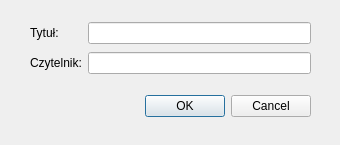
<?xml version="1.0" encoding="UTF-8"?>
<ui version="4.0">
 <class>DialogRent</class>
 <widget class="QDialog" name="DialogRent">
  <property name="geometry">
   <rect>
    <x>0</x>
    <y>0</y>
    <width>340</width>
    <height>145</height>
   </rect>
  </property>
  <property name="windowTitle">
   <string>Dialog</string>
  </property>
  <widget class="QDialogButtonBox" name="buttonBox">
   <property name="geometry">
    <rect>
     <x>10</x>
     <y>90</y>
     <width>301</width>
     <height>32</height>
    </rect>
   </property>
   <property name="orientation">
    <enum>Qt::Horizontal</enum>
   </property>
   <property name="standardButtons">
    <set>QDialogButtonBox::Cancel|QDialogButtonBox::Ok</set>
   </property>
  </widget>
  <widget class="QWidget" name="layoutWidget">
   <property name="geometry">
    <rect>
     <x>30</x>
     <y>20</y>
     <width>281</width>
     <height>56</height>
    </rect>
   </property>
   <layout class="QGridLayout" name="gridLayout">
    <item row="0" column="0">
     <widget class="QLabel" name="label">
      <property name="text">
       <string>Tytuł:</string>
      </property>
     </widget>
    </item>
    <item row="0" column="1">
     <widget class="QLineEdit" name="Title"/>
    </item>
    <item row="1" column="0">
     <widget class="QLabel" name="label_2">
      <property name="text">
       <string>Czytelnik:</string>
      </property>
     </widget>
    </item>
    <item row="1" column="1">
     <widget class="QLineEdit" name="Reader"/>
    </item>
   </layout>
  </widget>
 </widget>
 <resources/>
 <connections>
  <connection>
   <sender>buttonBox</sender>
   <signal>accepted()</signal>
   <receiver>DialogRent</receiver>
   <slot>accept()</slot>
   <hints>
    <hint type="sourcelabel">
     <x>248</x>
     <y>254</y>
    </hint>
    <hint type="destinationlabel">
     <x>157</x>
     <y>274</y>
    </hint>
   </hints>
  </connection>
  <connection>
   <sender>buttonBox</sender>
   <signal>rejected()</signal>
   <receiver>DialogRent</receiver>
   <slot>reject()</slot>
   <hints>
    <hint type="sourcelabel">
     <x>316</x>
     <y>260</y>
    </hint>
    <hint type="destinationlabel">
     <x>286</x>
     <y>274</y>
    </hint>
   </hints>
  </connection>
 </connections>
</ui>
